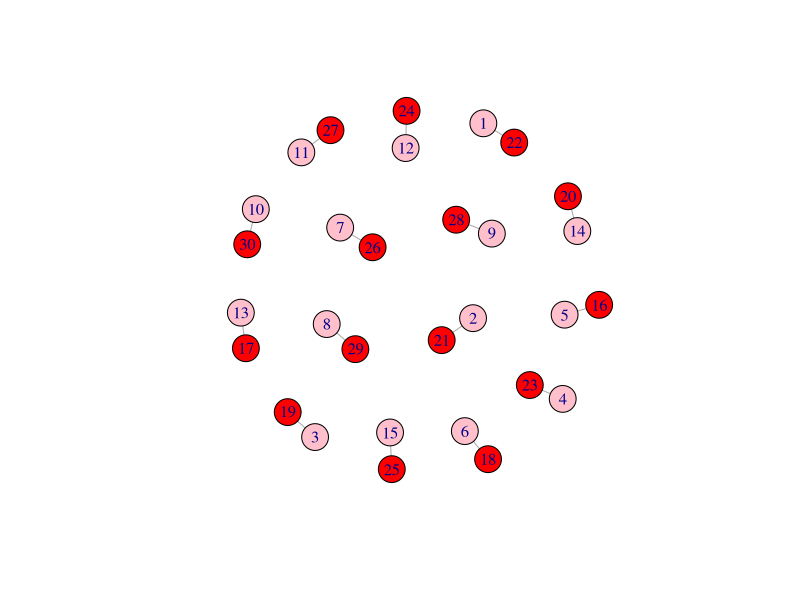

Recreate this plot in R.
#
# Sami Hossain
# 02/26/2021
# Custom Implementation of the Gale-Shapley (Matching) Algorithm
#

############
### SETUP ##
############
library(igraph)

#Bipartite sets
set1 <- c(1:15) #vector set 1 (girls)
set2 <- c(16:30)  #vector set 2 (guys)

mat <- matrix(nrow = 30, ncol = 15) #matrix table of priority lists
for(i in 1:30){
  if(i %in% set1){
    mat[i,] <- sample(set2)
  }
  else{
    mat[i,] <- sample(set1)
  }
}

#dp arrays for simulating rounds
prevround<- vector(mode = "list", length = 15)
round<- vector(mode = "list", length = 15)

################
### ALGORITHM ##
################

#returns the girls best choice from the list of guys
bestGuy <- function(list, pref){
  max <- NA
  for(i in 1:length(pref)){
    if(pref[i] %in% list){
      max <- pref[i]
      break
    }
  }
  return(max)
}

repeat{ #every iteration represents a new night
  for(j in 16:30){  #loop through the set of all guys
    indx <- min(which(!is.na(mat[j,]))) #find the next girl on their lists
    round[[mat[j,indx]]] <- c(round[[mat[j,indx]]], j) # to visit tonight
  }
  
   
  for(k in 1:length(round)){  #iterate through the set of girls
    if(!is.null(round[[k]])){  #if there are guys at a certain girls home tonight
      best <- bestGuy(round[[k]],mat[k,])   #find the best guy
      for(m in round[[k]]){
        if(m != best){   #all other guys are rejected
          i <- min(which(!is.na(mat[m,])))  
          mat[m,i] <- NA   #they remove this girl from their own preference lists
        }
      }
    }
  }
  
  if(identical(prevround,round)){ #no one was rejected, implying a perfect matching
    break
  }
  
  prevround <- c(round)  #needed for a stop condition
  round <- vector(mode = "list", length = 15) #new night
}

################
### VISUALIZE ##
################

edges <- matrix(ncol = 2, nrow = 15)  #generate an edge list based on our matching
for(i in 16:30){
  ind <- min(which(!is.na(mat[i,])))
  edges[i-15,1] <- mat[i, ind]
  edges[i-15,2] <- i
}

colors <- ifelse(1:30 %in% set1, "pink", "red")  #separately color bipartite sets
graph <- graph_from_edgelist(edges, directed= FALSE )
plot(graph, vertex.color= colors)
